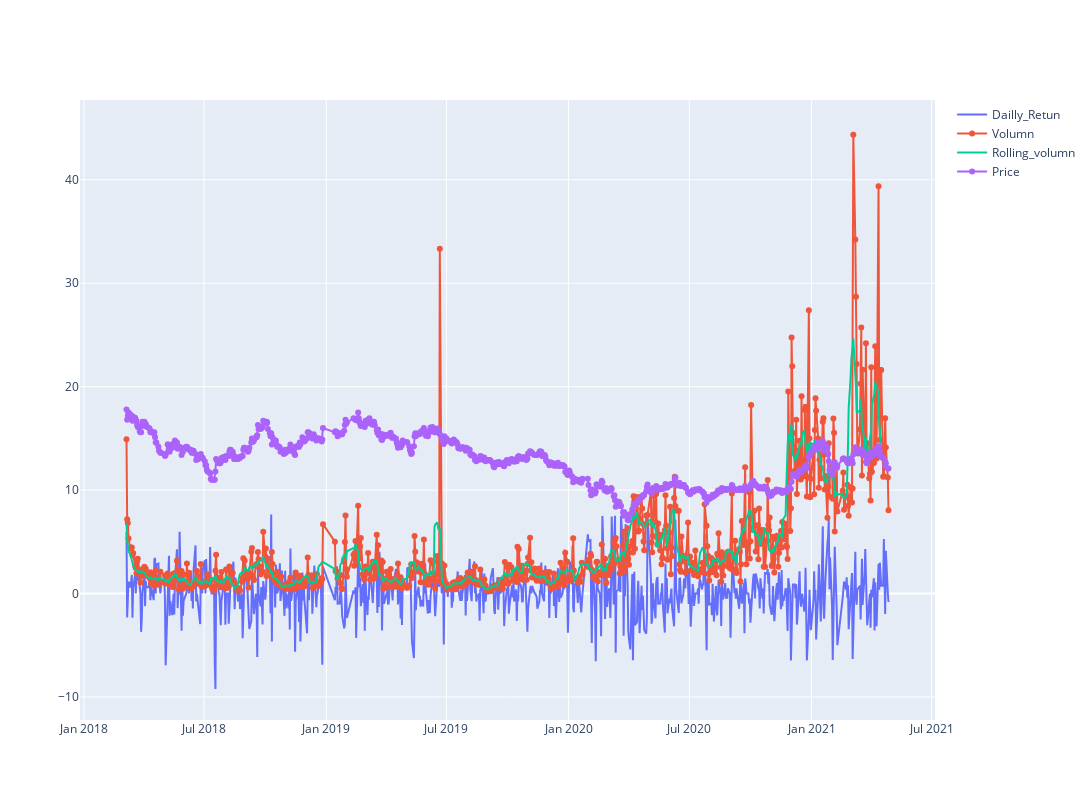

The notebook cell saved with this chart:
### Code cell
df['Volumn'] = df['<Volume>']/1000000
Volumnshort_rolling = df['Volumn'].rolling(window=7).mean()

fig = go.Figure()
fig.update_layout(  autosize=False,   width=1200,    height=800)
fig.add_trace(go.Scatter(x=df.datetime, y=df['Daily_return'], 
                        mode='lines', name='Dailly_Retun'))
fig.add_trace(go.Scatter(x=df.datetime, y=df['Volumn'], 
                        mode='lines+markers', name='Volumn'))

fig.add_trace(go.Scatter(x=df.datetime, y=Volumnshort_rolling, 
                      mode ='lines', name='Rolling_volumn'))

fig.add_trace(go.Scatter(x=df.datetime, y=df['<Close>'], 
                        mode='lines+markers', name='Price'))

### Figure 1 — Plotly figure (JSON) as saved in the notebook; plotly's stock layout.template omitted (floating-point values rounded to 4 significant figures; data arrays with more than 128 entries replaced by an {"elided": "..."} marker saying what was removed)
{"data": [{"mode": "lines", "name": "Dailly_Retun", "type": "scatter", "x": {"elided": "779 str values"}, "y": {"elided": "779 float values"}}, {"mode": "lines+markers", "name": "Volumn", "type": "scatter", "x": {"elided": "779 str values"}, "y": {"elided": "779 float values"}}, {"mode": "lines", "name": "Rolling_volumn", "type": "scatter", "x": {"elided": "779 str values"}, "y": {"elided": "779 float values"}}, {"mode": "lines+markers", "name": "Price", "type": "scatter", "x": {"elided": "779 str values"}, "y": {"elided": "779 float values"}}], "layout": {"autosize": false, "height": 800, "width": 1200}}
